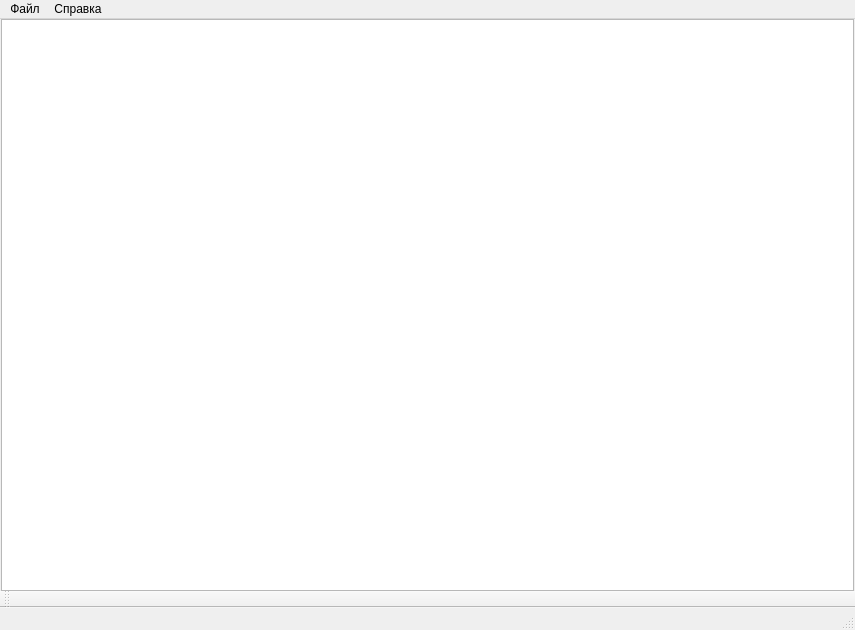
<?xml version="1.0" encoding="UTF-8"?>
<ui version="4.0">
 <class>MainWindow</class>
 <widget class="QMainWindow" name="MainWindow">
  <property name="geometry">
   <rect>
    <x>0</x>
    <y>0</y>
    <width>855</width>
    <height>630</height>
   </rect>
  </property>
  <property name="windowTitle">
   <string>MainWindow</string>
  </property>
  <widget class="QWidget" name="centralwidget">
   <layout class="QHBoxLayout" name="horizontalLayout" stretch="0">
    <property name="spacing">
     <number>1</number>
    </property>
    <property name="leftMargin">
     <number>1</number>
    </property>
    <property name="topMargin">
     <number>0</number>
    </property>
    <property name="rightMargin">
     <number>1</number>
    </property>
    <property name="bottomMargin">
     <number>0</number>
    </property>
    <item>
     <widget class="QPlainTextEdit" name="plainTextEdit">
      <property name="sizePolicy">
       <sizepolicy hsizetype="Expanding" vsizetype="Expanding">
        <horstretch>0</horstretch>
        <verstretch>0</verstretch>
       </sizepolicy>
      </property>
      <property name="inputMethodHints">
       <set>Qt::ImhMultiLine</set>
      </property>
      <property name="lineWidth">
       <number>1</number>
      </property>
      <property name="tabStopWidth">
       <number>71</number>
      </property>
      <property name="cursorWidth">
       <number>1</number>
      </property>
     </widget>
    </item>
   </layout>
  </widget>
  <widget class="QMenuBar" name="menubar">
   <property name="geometry">
    <rect>
     <x>0</x>
     <y>0</y>
     <width>855</width>
     <height>20</height>
    </rect>
   </property>
   <widget class="QMenu" name="menu">
    <property name="title">
     <string>Файл</string>
    </property>
    <addaction name="action"/>
    <addaction name="action_5"/>
    <addaction name="action_3"/>
    <addaction name="action_4"/>
    <addaction name="separator"/>
   </widget>
   <widget class="QMenu" name="menu_2">
    <property name="title">
     <string>Справка</string>
    </property>
    <addaction name="action_2"/>
   </widget>
   <addaction name="menu"/>
   <addaction name="menu_2"/>
  </widget>
  <widget class="QToolBar" name="toolBar">
   <property name="windowTitle">
    <string>toolBar</string>
   </property>
   <attribute name="toolBarArea">
    <enum>BottomToolBarArea</enum>
   </attribute>
   <attribute name="toolBarBreak">
    <bool>false</bool>
   </attribute>
  </widget>
  <widget class="QStatusBar" name="statusbar"/>
  <action name="action">
   <property name="text">
    <string>Открыть файл              ctrl+O</string>
   </property>
   <property name="shortcut">
    <string>Ctrl+O</string>
   </property>
  </action>
  <action name="action_3">
   <property name="text">
    <string>Сохранить как        sf+ctrl+S</string>
   </property>
   <property name="shortcut">
    <string>Ctrl+Shift+S</string>
   </property>
  </action>
  <action name="action_4">
   <property name="text">
    <string>Выход</string>
   </property>
  </action>
  <action name="action_2">
   <property name="text">
    <string>Вызвать справку</string>
   </property>
  </action>
  <action name="action_5">
   <property name="text">
    <string>Сохранить                    ctrl+S</string>
   </property>
   <property name="shortcut">
    <string>Ctrl+S</string>
   </property>
  </action>
 </widget>
 <resources/>
 <connections/>
</ui>
